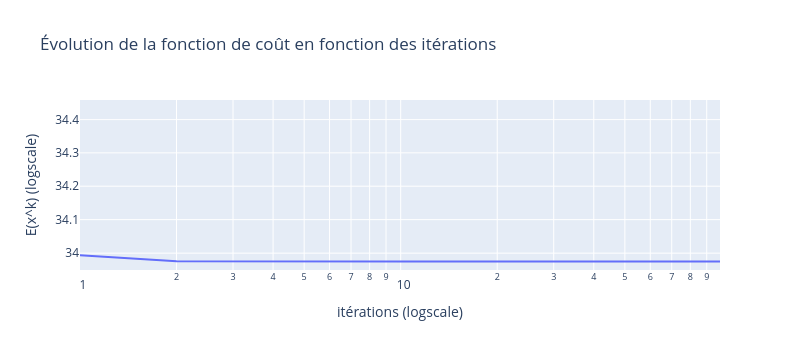

Here is the notebook cell this chart was saved with:
### Markdown cell above
## **Affichage des resultats**

### Code cell
# plot cost function
plt_cost = pandas.DataFrame({'x':np.arange(Niter), 'y':En, 'legend':'cost', 'type':'cost_function'})

fig = px.line(plt_cost,
              x='x', 
              y='y', 
              log_x=True, log_y=True,
              labels={'x':'itérations (logscale)','y':'E(x^k) (logscale)'},
              title='Évolution de la fonction de coût en fonction des itérations',
              width=800, height=350)
fig.show()

### Figure 1 — Plotly figure (JSON) as saved in the notebook; plotly's stock layout.template omitted (floating-point values rounded to 4 significant figures)
{"data": [{"hovertemplate": "itérations (logscale)=%{x}<br>E(x^k) (logscale)=%{y}<extra></extra>", "legendgroup": "", "line": {"color": "#636efa", "dash": "solid"}, "marker": {"symbol": "circle"}, "mode": "lines", "name": "", "orientation": "v", "showlegend": false, "type": "scatter", "x": [0, 1, 2, 3, 4, 5, 6, 7, 8, 9, 10, 11, 12, 13, 14, 15, 16, 17, 18, 19, 20, 21, 22, 23, 24, 25, 26, 27, 28, 29, 30, 31, 32, 33, 34, 35, 36, 37, 38, 39, 40, 41, 42, 43, 44, 45, 46, 47, 48, 49, 50, 51, 52, 53, 54, 55, 56, 57, 58, 59, 60, 61, 62, 63, 64, 65, 66, 67, 68, 69, 70, 71, 72, 73, 74, 75, 76, 77, 78, 79, 80, 81, 82, 83, 84, 85, 86, 87, 88, 89, 90, 91, 92, 93, 94, 95, 96, 97, 98, 99], "xaxis": "x", "y": [34.43, 33.99, 33.98, 33.98, 33.98, 33.98, 33.98, 33.98, 33.98, 33.98, 33.98, 33.98, 33.98, 33.98, 33.98, 33.98, 33.98, 33.98, 33.98, 33.98, 33.98, 33.98, 33.98, 33.98, 33.98, 33.98, 33.98, 33.98, 33.98, 33.98, 33.98, 33.98, 33.98, 33.98, 33.98, 33.98, 33.98, 33.98, 33.98, 33.98, 33.98, 33.98, 33.98, 33.98, 33.98, 33.98, 33.98, 33.98, 33.98, 33.98, 33.98, 33.98, 33.98, 33.98, 33.98, 33.98, 33.98, 33.98, 33.98, 33.98, 33.98, 33.98, 33.98, 33.98, 33.98, 33.98, 33.98, 33.98, 33.98, 33.98, 33.98, 33.98, 33.98, 33.98, 33.98, 33.98, 33.98, 33.98, 33.98, 33.98, 33.98, 33.98, 33.98, 33.98, 33.98, 33.98, 33.98, 33.98, 33.98, 33.98, 33.98, 33.98, 33.98, 33.98, 33.98, 33.98, 33.98, 33.98, 33.98, 33.98], "yaxis": "y"}], "layout": {"height": 350, "legend": {"tracegroupgap": 0}, "title": {"text": "Évolution de la fonction de coût en fonction des itérations"}, "width": 800, "xaxis": {"anchor": "y", "domain": [0, 1], "title": {"text": "itérations (logscale)"}, "type": "log"}, "yaxis": {"anchor": "x", "domain": [0, 1], "title": {"text": "E(x^k) (logscale)"}, "type": "log"}}}
